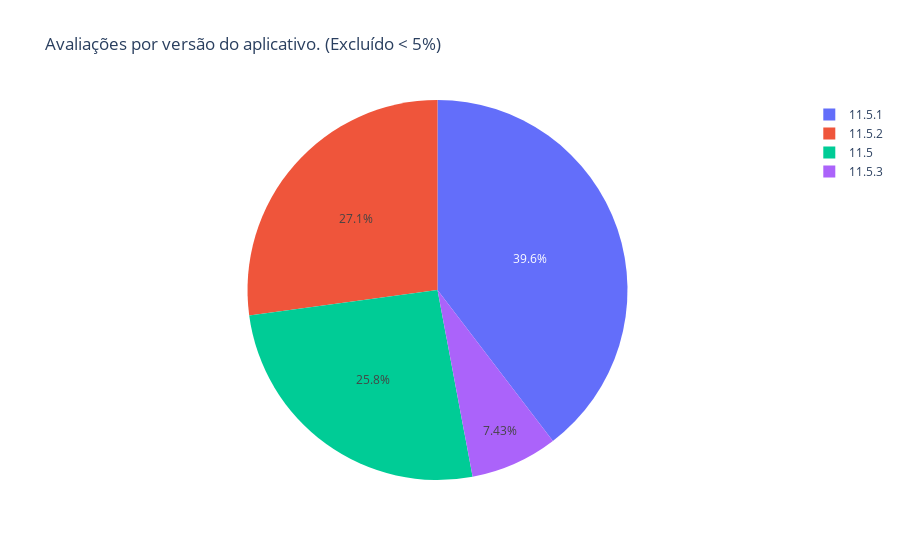

The cell this chart's notebook holds for it:
### Markdown cell above
### Gráfico de avaliações por versão de app.
* A maioria das nossas avaliações são de versões passadas?
* Na nossa nova versão, nós já temos bastantes avaliações?

### Code cell
value_counts = df['App Version'].value_counts()

value_percentages = value_counts / len(df) * 100

filtered_values = value_counts[value_percentages >= 5]
filtered_value_percentages = value_percentages[value_percentages >= 5]

fig = px.pie(values=filtered_values, names=filtered_values.index, title="Avaliações por versão do aplicativo. (Excluído < 5%)")
fig.show()

### Figure 1 — Plotly figure (JSON) as saved in the notebook; plotly's stock layout.template omitted (floating-point values rounded to 4 significant figures)
{"data": [{"domain": {"x": [0, 1], "y": [0, 1]}, "hovertemplate": "label=%{label}<br>value=%{value}<extra></extra>", "labels": ["11.5.1", "11.5.2", "11.5", "11.5.3"], "legendgroup": "", "name": "", "showlegend": true, "type": "pie", "values": [3190, 2185, 2080, 598]}], "layout": {"legend": {"tracegroupgap": 0}, "title": {"text": "Avaliações por versão do aplicativo. (Excluído < 5%)"}}}
